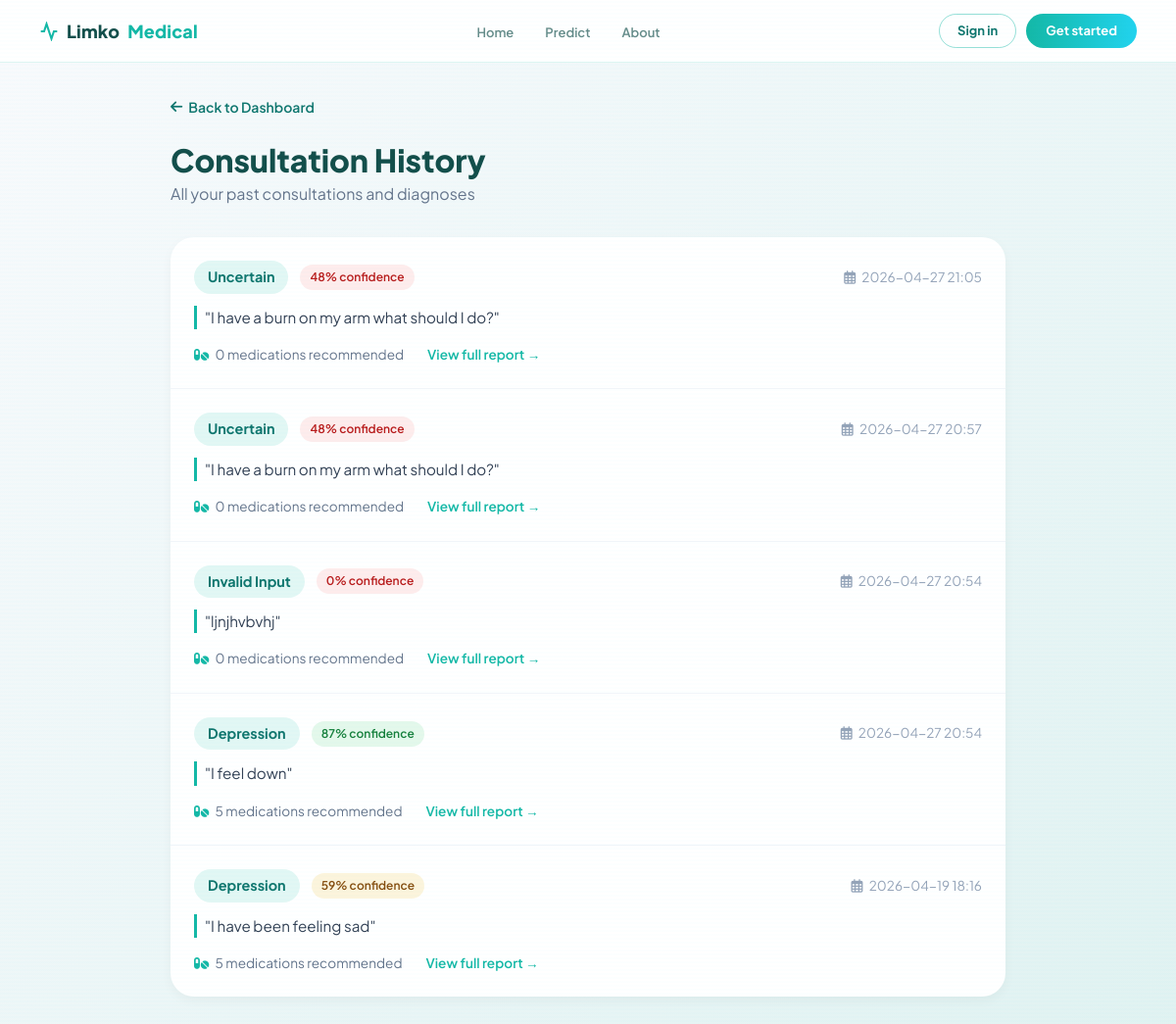
/history (signed in), run on the app's committed database.
### tables this page shows
CREATE TABLE consultations (
                    consultation_id INTEGER PRIMARY KEY AUTOINCREMENT,
                    user_id TEXT NOT NULL,
                    symptoms TEXT NOT NULL,
                    predicted_condition TEXT NOT NULL,
                    confidence REAL NOT NULL,
                    recommendations TEXT,
                    created_at TIMESTAMP DEFAULT CURRENT_TIMESTAMP, user_diagnosis TEXT, diagnosis_agreement TEXT,
                    FOREIGN KEY (user_id) REFERENCES users(user_id)
                );

### web/routes.py (the view)
@main_bp.route('/history')
@login_required
def history():
    history_service = get_history_service()
    user_id = session['user_id']
    consultations = history_service.get_user_history(user_id)
    return render_template('history.html', consultations=consultations)

### web/routes.py (called while the page is built)
def login_required(f):
    @wraps(f)
    def decorated_function(*args, **kwargs):
        if 'user_id' not in session:
            flash('Please sign in to access this page.', 'error')
            return redirect(url_for('main.login'))
        return f(*args, **kwargs)
    return decorated_function

def get_history_service():
    if not hasattr(current_app, '_history'):
        current_app._history = HistoryService()
    return current_app._history

### web/templates/history.html (shortened to what this page needs)
{% extends "base.html" %}
{% block content %}
<div class="history-page">
    <div class="history-container">
        <a href="{{ url_for('main.dashboard') }}" class="back-link">
            <i class="fas fa-arrow-left"></i> Back to Dashboard
        </a>
        <div class="page-header">
            <div>
                <h1>Consultation History</h1>
                <p>All your past consultations and diagnoses</p>
            </div>
        </div>
        {% if consultations %}
        <div class="history-card">
            {% for consult in consultations %}
            <div class="history-item">
                <div class="history-header">
                    <div class="history-condition">
                        <span class="condition-badge">{{ consult.condition }}</span>
                        {% set cl = 'High' if consult.confidence >= 0.7 else ('Moderate' if consult.confidence >= 0.5 else 'Low') %}
                        <span class="confidence-badge confidence-{{ cl|lower }}">
                            {{ (consult.confidence * 100)|int }}% confidence
                        </span>
                    </div>
                    <div class="history-date">
                        <i class="far fa-calendar-alt me-1"></i>
                        {{ consult.created_at[:16] }}
                    </div>
                </div>
                <div class="history-symptoms">
                    "{{ consult.symptoms }}"
                </div>
                <div class="history-footer">
                    <span class="recommendation-count">
                        <i class="fas fa-pills"></i>
                        {{ consult.recommendations|length }} medication{{ 's' if consult.recommendations|length != 1 }} recommended
                    </span>
                    <a href="#" class="view-details">
                        View full report →
                    </a>
                </div>
            </div>
            {% endfor %}
        </div>
        {% endif %}
    </div>
</div>
{% endblock %}

### web/static/css/style.css (style rules this page uses)
:root { --background: #020c14; --foreground: #d6f0f8; --muted: rgba(0, 210, 255, 0.06); --muted-fg: #6ba3b8; --border: rgba(0, 210, 255, 0.18); --border-strong: rgba(0, 210, 255, 0.35); --primary: #00d2ff; --primary-strong: #00b8e0; --primary-fg: #020c14; --accent: #00ffcc; --destructive: #ff4a4a; --card: rgba(0, 20, 35, 0.72); --gradient-glow: linear-gradient(135deg, #00d2ff, #00ffcc); --shadow-glow: 0 0 40px rgba(0, 210, 255, 0.22), 0 0 80px rgba(0, 255, 204, 0.1); --shadow-card: 0 8px 32px rgba(0, 0, 0, 0.6), 0 0 0 1px rgba(0, 210, 255, 0.12); --radius: 14px; }
* { box-sizing: border-box; margin: 0; padding: 0; }
html, body { background: var(--background); color: var(--foreground); font-family: "Exo 2", "Segoe UI", system-ui, sans-serif; -webkit-font-smoothing: antialiased; min-height: 100vh; }
a { color: inherit; text-decoration: none; }
body::after { content: ""; position: fixed; inset: 0; background: repeating-linear-gradient( 0deg, transparent, transparent 2px, rgba(0, 210, 255, 0.012) 2px, rgba(0, 210, 255, 0.012) 4px ); pointer-events: none; z-index: 9999; }

### web/templates/base.html (style rules this page uses)
*, *::before, *::after { box-sizing: border-box; }
body { font-family: 'Plus Jakarta Sans', system-ui, sans-serif; background: #f8fafc; color: #134e4a; margin: 0; }

### web/templates/history.html (style rules this page uses)
.history-page { background: linear-gradient(135deg, #f8fafc 0%, #e0f2f1 100%); min-height: 100vh; padding: 2rem 0 4rem; }
.history-container { max-width: 900px; margin: 0 auto; padding: 0 1.5rem; }
.page-header { display: flex; align-items: center; justify-content: space-between; margin-bottom: 2rem; }
.page-header h1 { font-size: 2rem; font-weight: 800; color: #134e4a; margin: 0; }
.page-header p { color: #64748b; margin: 0.25rem 0 0; }
.history-card { background: white; border-radius: 24px; box-shadow: 0 4px 12px rgba(0,0,0,0.04); overflow: hidden; margin-bottom: 1.5rem; }
.history-item { padding: 1.5rem; border-bottom: 1px solid #f1f5f9; transition: background 0.2s; }
.history-item:last-child { border-bottom: none; }
.history-header { display: flex; align-items: center; justify-content: space-between; margin-bottom: 0.75rem; }
.history-condition { display: flex; align-items: center; gap: 0.75rem; }
.condition-badge { background: rgba(20,184,166,0.12); color: #0f766e; padding: 6px 14px; border-radius: 50px; font-size: 0.9rem; font-weight: 700; }
.confidence-badge { font-size: 0.75rem; padding: 4px 10px; border-radius: 50px; font-weight: 600; }
.confidence-high { background: rgba(34,197,94,0.12); color: #15803d; }
.confidence-moderate { background: rgba(234,179,8,0.14); color: #854d0e; }
.confidence-low { background: rgba(239,68,68,0.1); color: #b91c1c; }
.history-date { font-size: 0.85rem; color: #94a3b8; }
.history-symptoms { color: #334155; font-size: 0.95rem; line-height: 1.6; margin-bottom: 1rem; padding-left: 0.5rem; border-left: 3px solid #14b8a6; }
.history-footer { display: flex; align-items: center; gap: 1.5rem; }
.recommendation-count { font-size: 0.85rem; color: #64748b; }
.recommendation-count i { color: #14b8a6; margin-right: 4px; }
.view-details { color: #14b8a6; font-size: 0.85rem; font-weight: 600; text-decoration: none; }
.back-link { display: inline-flex; align-items: center; gap: 6px; color: #0f766e; font-size: 14px; font-weight: 600; text-decoration: none; margin-bottom: 1.5rem; }

### data on the page
consultations: condition "Uncertain", (consult.confidence*100)|int "48", created_at "2026-04-27 21:05", symptoms "I have a burn on my arm what should I do?", recommendations|length "0", recommendations "s"
consultations: condition "Uncertain", (consult.confidence*100)|int "48", created_at "2026-04-27 20:57", symptoms "I have a burn on my arm what should I do?", recommendations|length "0", recommendations "s"
consultations: condition "Invalid Input", (consult.confidence*100)|int "0", created_at "2026-04-27 20:54", symptoms "ljnjhvbvhj", recommendations|length "0", recommendations "s"
consultations: condition "Depression", (consult.confidence*100)|int "87", created_at "2026-04-27 20:54", symptoms "I feel down", recommendations|length "5", recommendations "s"
consultations: condition "Depression", (consult.confidence*100)|int "59", created_at "2026-04-19 18:16", symptoms "I have been feeling sad", recommendations|length "5", recommendations "s"
